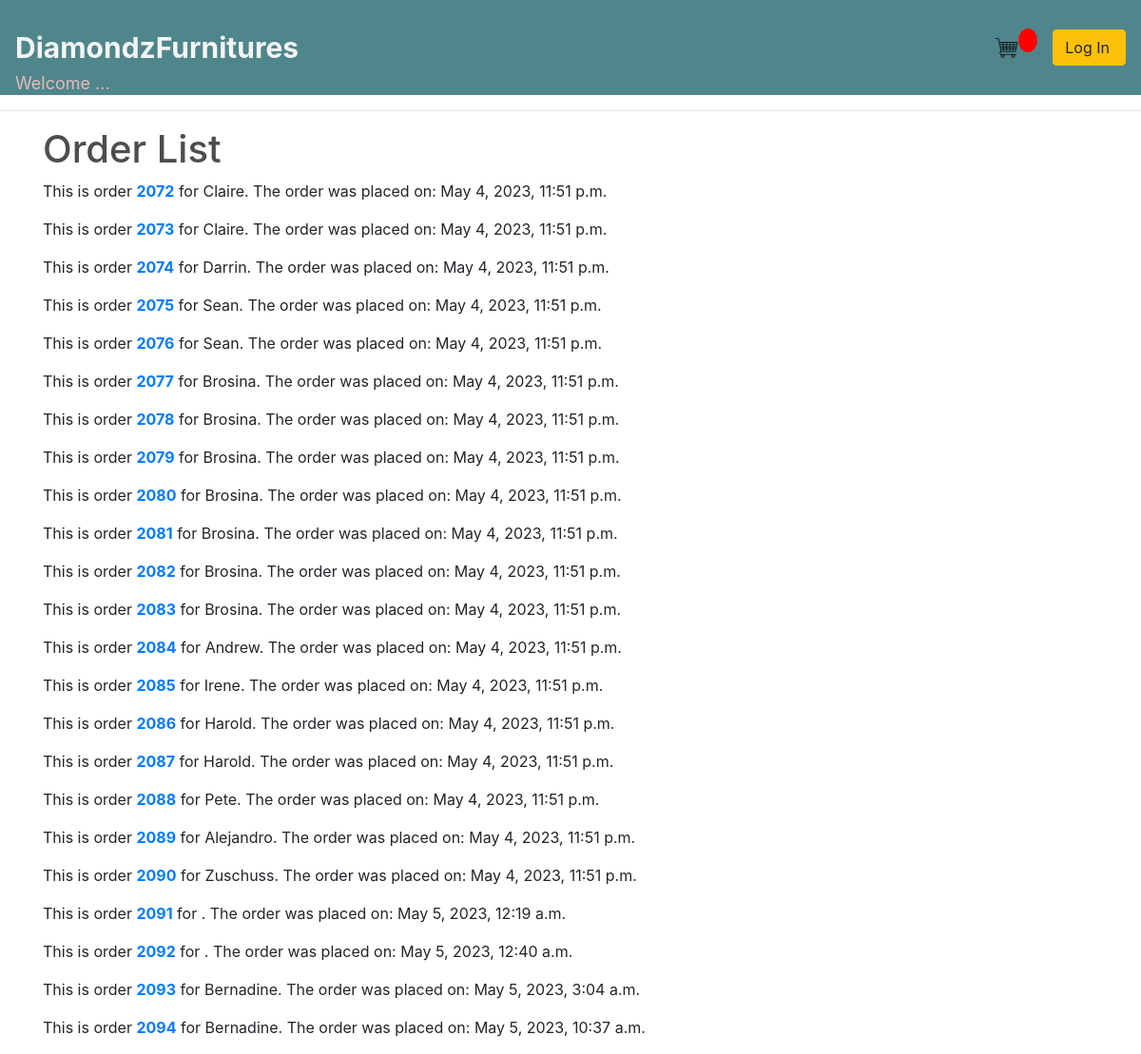
Before: /order_list/ with the older database file.
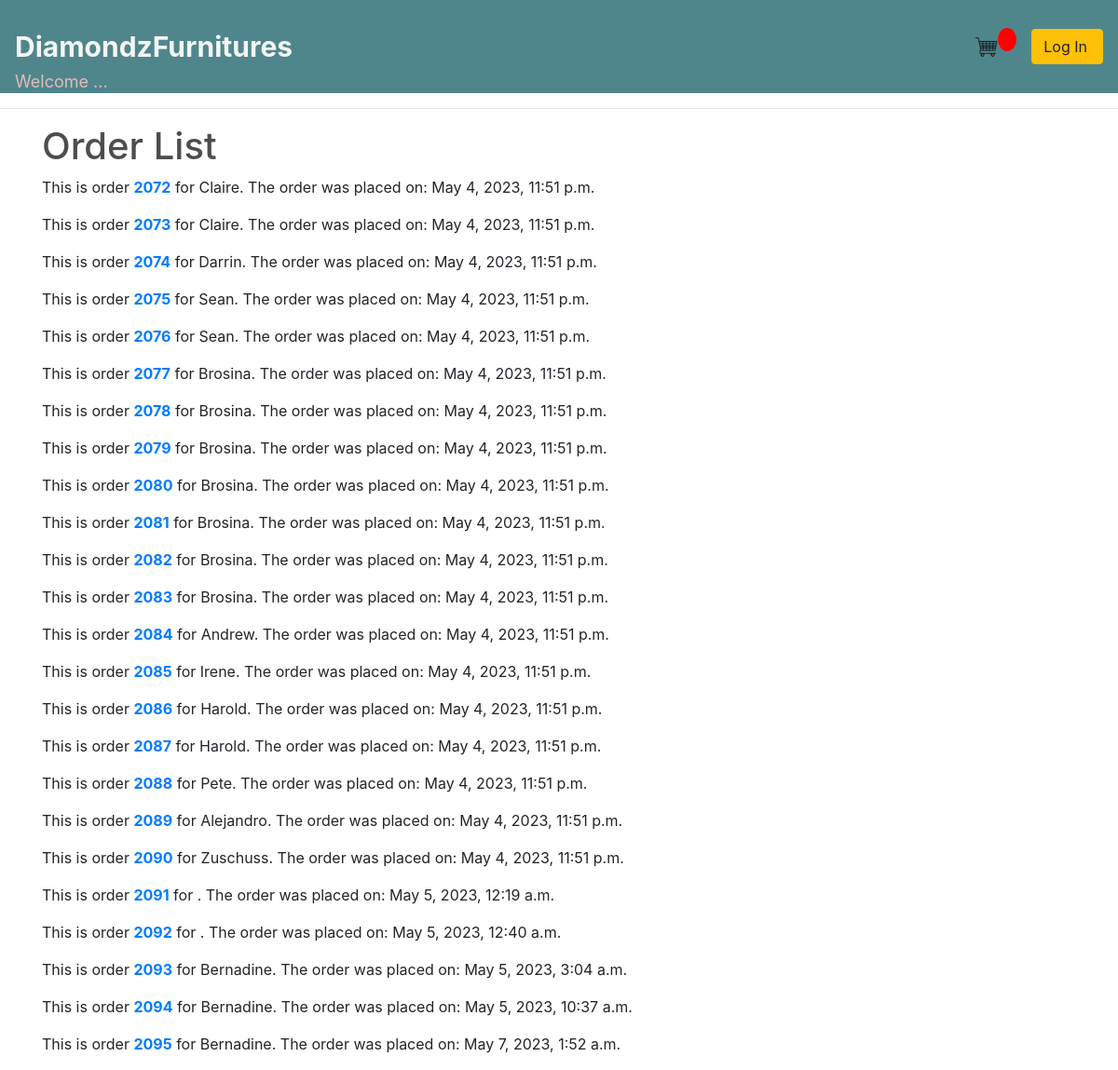
After: the same page with the newer database file.
### shop/models.py (models this page shows, shortened)
class Order(models.Model):
    customer = models.ForeignKey('shop.Customer', on_delete=models.SET_NULL, null=True )
    complete = models.BooleanField(default=False)
    created_date = models.DateTimeField(auto_now_add=True)

class Customer(models.Model):
    user = models.OneToOneField(User, on_delete=models.CASCADE, primary_key=True,)
    address = models.TextField()
    created_date = models.DateTimeField(auto_now_add=True)
    class Meta:
        db_table = 'customer'

### shop/views/orders.py (the view)
# urls.py: path('order_list/', views.orders.order_list, name='order_list'),
def order_list(request):
    try:
        orders = Order.objects.all()
        return render(request, 'shop/order_list.html', {'orders' : orders})
    except:
        return redirect(request, 'shop/404.html')

### shop/templates/shop/order_list.html
  {% extends 'shop/base.html' %}
  {% block content %}
    <h1>Order List</h1>
    {% for order in orders %}
    <p>This is order <b> <a href="{% url 'shop:order_detail' id=order.id %}">{{order.id }}</a></b> for
       {{order.customer.user.first_name}}. The order was placed on: {{ order.created_date }}
    </p>
    {% endfor %}
    {% endblock %}

### shop/templates/shop/base.html (shortened to what this page needs)
{% load static %}
<html>
    <head>
        <link rel="stylesheet" type="text/css" href="{% static 'main.css' %}">
        <link rel="stylesheet" href="https://stackpath.bootstrapcdn.com/bootstrap/4.4.1/css/bootstrap.min.css">
    </head>
    <body>
        <nav class="navbar navbar-expand-lg navbar-dark navcolor">
            <a style="text-decoration:none;" class=" brand" href="{% url 'shop:product_list' %}">DiamondzFurnitures</a>
            <div class="collapse navbar-collapse lin" id="navbarSupportedContent">
              <ul class="navbar-nav mr-auto">
                <li class="nav-item active">
                  <a class="nav-link" href="#"> <span class="sr-only">(current)</span></a>
                </li>
            </ul>
            <div class="form-inline my-2 my-lg-0">
              {% if user.is_staff %}
                <a class="pr-1 lin" href = "{% url 'shop:dashboard' %}">Dashboard |</a>
                <a  href="{% url 'shop:cartlist' %}">
                    <img id="cart-icon" src="{% static 'images/shop.png' %}">
               </a>
               <p  id="cart-total"> {{cartItems}} </p>
               <a class="pl-3 pr-3 lin" href = "{% url 'shop:customer_list' %}">Customers |</a>
              <a class="pr-3 lin" href = "{% url 'shop:order_list' %}"> Orders |</a>
              {% else %}
               <a  href="{% url 'shop:cartlist' %}">
                    <img  id="cart-icon" src="{% static 'images/shop.png' %}">
               </a>
               <p  id="cart-total"> {{cartItems}}</p> <p class="pr-3"></p>
                {% endif %}
                {% if user.is_authenticated %}
                <a class="pr-3 lin" href="{% url 'shop:product_new' %}">Add a new product</a>
               <a  href = "{% url 'shop:logout' %}" class="btn btn-warning pr-3">Log Out</a>
              {% else %}
              <a href = "{% url 'shop:login' %}" class="btn btn-warning pr-3">Log In</a>
              {% endif %}
           </div>
         </div>
         <div id="greeting">
   <p>Welcome {{user.first_name}}...</p>
   </div >
    </nav>
        <hr>
        <div class="container" >
            {%block content%}
            {%endblock%}
        </div>
    </body>
</html>

### shop/static/main.css (style rules this page uses)
body { background-color: hsl(0, 0%, 98%); }
h1,h2,h3,h4,h5,h6 { color:hsl(0, 0%, 30%); }
.navcolor { background-color: #4f868c!important; height:100px; }
#cart-icon { width:25px; display: inline-block; margin-left: 15px; }
#cart-total { display: block; text-align: center; color:#fff; background-color: red; width: 20px; height: 25px; border-radius: 50%; font-size: 14px; }
.btn { border-radius: 0; }
#greeting { display: block; position: absolute; margin-top:100px; color:rgb(228, 187, 187); font-size: large; padding-bottom: 10px; }
.brand { font-weight: bold; font-size: 30px; color:whitesmoke; }
.lin { color:white; text-decoration: none; }

Changed rows visible on the page:
added Order: id "2095", customer.user.first_name "Bernadine", created_date "May 7, 2023, 1:52 a.m."
